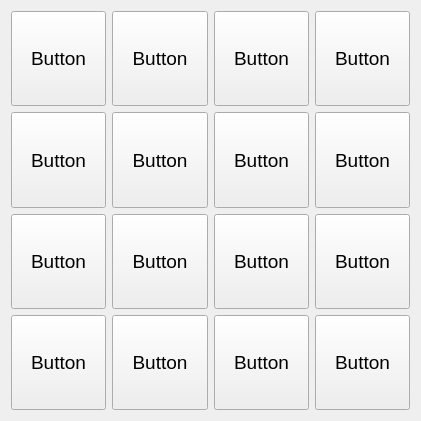
   <widget class="QWidget" name="gridLayoutWidget_2">
    <property name="geometry">
     <rect>
      <x>500</x>
      <y>100</y>
      <width>421</width>
      <height>421</height>
     </rect>
    </property>
    <property name="sizePolicy">
     <sizepolicy hsizetype="Preferred" vsizetype="Preferred">
      <horstretch>0</horstretch>
      <verstretch>0</verstretch>
     </sizepolicy>
    </property>
    <property name="font">
     <font>
      <pointsize>14</pointsize>
     </font>
    </property>
    <layout class="QGridLayout" name="grid1">
     <item row="2" column="2">
      <widget class="QPushButton" name="g3">
       <property name="sizePolicy">
        <sizepolicy hsizetype="Preferred" vsizetype="Preferred">
         <horstretch>0</horstretch>
         <verstretch>0</verstretch>
        </sizepolicy>
       </property>
       <property name="font">
        <font>
         <pointsize>14</pointsize>
        </font>
       </property>
       <property name="text">
        <string>Button</string>
       </property>
      </widget>
     </item>
     <item row="3" column="2">
      <widget class="QPushButton" name="g4">
       <property name="sizePolicy">
        <sizepolicy hsizetype="Preferred" vsizetype="Preferred">
         <horstretch>0</horstretch>
         <verstretch>0</verstretch>
        </sizepolicy>
       </property>
       <property name="font">
        <font>
         <pointsize>14</pointsize>
        </font>
       </property>
       <property name="text">
        <string>Button</string>
       </property>
      </widget>
     </item>
     <item row="2" column="3">
      <widget class="QPushButton" name="h3">
       <property name="sizePolicy">
        <sizepolicy hsizetype="Preferred" vsizetype="Preferred">
         <horstretch>0</horstretch>
         <verstretch>0</verstretch>
        </sizepolicy>
       </property>
       <property name="font">
        <font>
         <pointsize>14</pointsize>
        </font>
       </property>
       <property name="text">
        <string>Button</string>
       </property>
      </widget>
     </item>
     <item row="1" column="3">
      <widget class="QPushButton" name="h2">
       <property name="sizePolicy">
        <sizepolicy hsizetype="Preferred" vsizetype="Preferred">
         <horstretch>0</horstretch>
         <verstretch>0</verstretch>
        </sizepolicy>
       </property>
       <property name="font">
        <font>
         <pointsize>14</pointsize>
        </font>
       </property>
       <property name="text">
        <string>Button</string>
       </property>
      </widget>
     </item>
     <item row="3" column="3">
      <widget class="QPushButton" name="h4">
       <property name="sizePolicy">
        <sizepolicy hsizetype="Preferred" vsizetype="Preferred">
         <horstretch>0</horstretch>
         <verstretch>0</verstretch>
        </sizepolicy>
       </property>
       <property name="font">
        <font>
         <pointsize>14</pointsize>
        </font>
       </property>
       <property name="text">
        <string>Button</string>
       </property>
      </widget>
     </item>
     <item row="2" column="0">
      <widget class="QPushButton" name="e3">
       <property name="sizePolicy">
        <sizepolicy hsizetype="Preferred" vsizetype="Preferred">
         <horstretch>0</horstretch>
         <verstretch>0</verstretch>
        </sizepolicy>
       </property>
       <property name="font">
        <font>
         <pointsize>14</pointsize>
        </font>
       </property>
       <property name="text">
        <string>Button</string>
       </property>
      </widget>
     </item>
     <item row="1" column="0">
      <widget class="QPushButton" name="e2">
       <property name="sizePolicy">
        <sizepolicy hsizetype="Preferred" vsizetype="Preferred">
         <horstretch>0</horstretch>
         <verstretch>0</verstretch>
        </sizepolicy>
       </property>
       <property name="font">
        <font>
         <pointsize>14</pointsize>
        </font>
       </property>
       <property name="text">
        <string>Button</string>
       </property>
      </widget>
     </item>
     <item row="0" column="2">
      <widget class="QPushButton" name="g1">
       <property name="sizePolicy">
        <sizepolicy hsizetype="Preferred" vsizetype="Preferred">
         <horstretch>0</horstretch>
         <verstretch>0</verstretch>
        </sizepolicy>
       </property>
       <property name="font">
        <font>
         <pointsize>14</pointsize>
        </font>
       </property>
       <property name="text">
        <string>Button</string>
       </property>
      </widget>
     </item>
     <item row="1" column="1">
      <widget class="QPushButton" name="f2">
       <property name="sizePolicy">
        <sizepolicy hsizetype="Preferred" vsizetype="Preferred">
         <horstretch>0</horstretch>
         <verstretch>0</verstretch>
        </sizepolicy>
       </property>
       <property name="font">
        <font>
         <pointsize>14</pointsize>
        </font>
       </property>
       <property name="text">
        <string>Button</string>
       </property>
      </widget>
     </item>
     <item row="2" column="1">
      <widget class="QPushButton" name="f3">
       <property name="sizePolicy">
        <sizepolicy hsizetype="Preferred" vsizetype="Preferred">
         <horstretch>0</horstretch>
         <verstretch>0</verstretch>
        </sizepolicy>
       </property>
       <property name="font">
        <font>
         <pointsize>14</pointsize>
        </font>
       </property>
       <property name="text">
        <string>Button</string>
       </property>
      </widget>
     </item>
     <item row="3" column="1">
      <widget class="QPushButton" name="f4">
       <property name="sizePolicy">
        <sizepolicy hsizetype="Preferred" vsizetype="Preferred">
         <horstretch>0</horstretch>
         <verstretch>0</verstretch>
        </sizepolicy>
       </property>
       <property name="font">
        <font>
         <pointsize>14</pointsize>
        </font>
       </property>
       <property name="text">
        <string>Button</string>
       </property>
      </widget>
     </item>
     <item row="1" column="2">
      <widget class="QPushButton" name="g2">
       <property name="sizePolicy">
        <sizepolicy hsizetype="Preferred" vsizetype="Preferred">
         <horstretch>0</horstretch>
         <verstretch>0</verstretch>
        </sizepolicy>
       </property>
       <property name="font">
        <font>
         <pointsize>14</pointsize>
        </font>
       </property>
       <property name="text">
        <string>Button</string>
       </property>
      </widget>
     </item>
     <item row="3" column="0">
      <widget class="QPushButton" name="e4">
       <property name="sizePolicy">
        <sizepolicy hsizetype="Preferred" vsizetype="Preferred">
         <horstretch>0</horstretch>
         <verstretch>0</verstretch>
        </sizepolicy>
       </property>
       <property name="font">
        <font>
         <pointsize>14</pointsize>
        </font>
       </property>
       <property name="focusPolicy">
        <enum>Qt::StrongFocus</enum>
       </property>
       <property name="autoFillBackground">
        <bool>false</bool>
       </property>
       <property name="text">
        <string>Button</string>
       </property>
       <property name="checkable">
        <bool>false</bool>
       </property>
      </widget>
     </item>
     <item row="0" column="3">
      <widget class="QPushButton" name="h1">
       <property name="sizePolicy">
        <sizepolicy hsizetype="Preferred" vsizetype="Preferred">
         <horstretch>0</horstretch>
         <verstretch>0</verstretch>
        </sizepolicy>
       </property>
       <property name="font">
        <font>
         <pointsize>14</pointsize>
        </font>
       </property>
       <property name="text">
        <string>Button</string>
       </property>
      </widget>
     </item>
     <item row="0" column="1">
      <widget class="QPushButton" name="f1">
       <property name="sizePolicy">
        <sizepolicy hsizetype="Preferred" vsizetype="Preferred">
         <horstretch>0</horstretch>
         <verstretch>0</verstretch>
        </sizepolicy>
       </property>
       <property name="font">
        <font>
         <pointsize>14</pointsize>
        </font>
       </property>
       <property name="text">
        <string>Button</string>
       </property>
      </widget>
     </item>
     <item row="0" column="0">
      <widget class="QPushButton" name="e1">
       <property name="sizePolicy">
        <sizepolicy hsizetype="Preferred" vsizetype="Preferred">
         <horstretch>0</horstretch>
         <verstretch>0</verstretch>
        </sizepolicy>
       </property>
       <property name="font">
        <font>
         <pointsize>14</pointsize>
        </font>
       </property>
       <property name="text">
        <string>Button</string>
       </property>
      </widget>
     </item>
    </layout>
   </widget>
